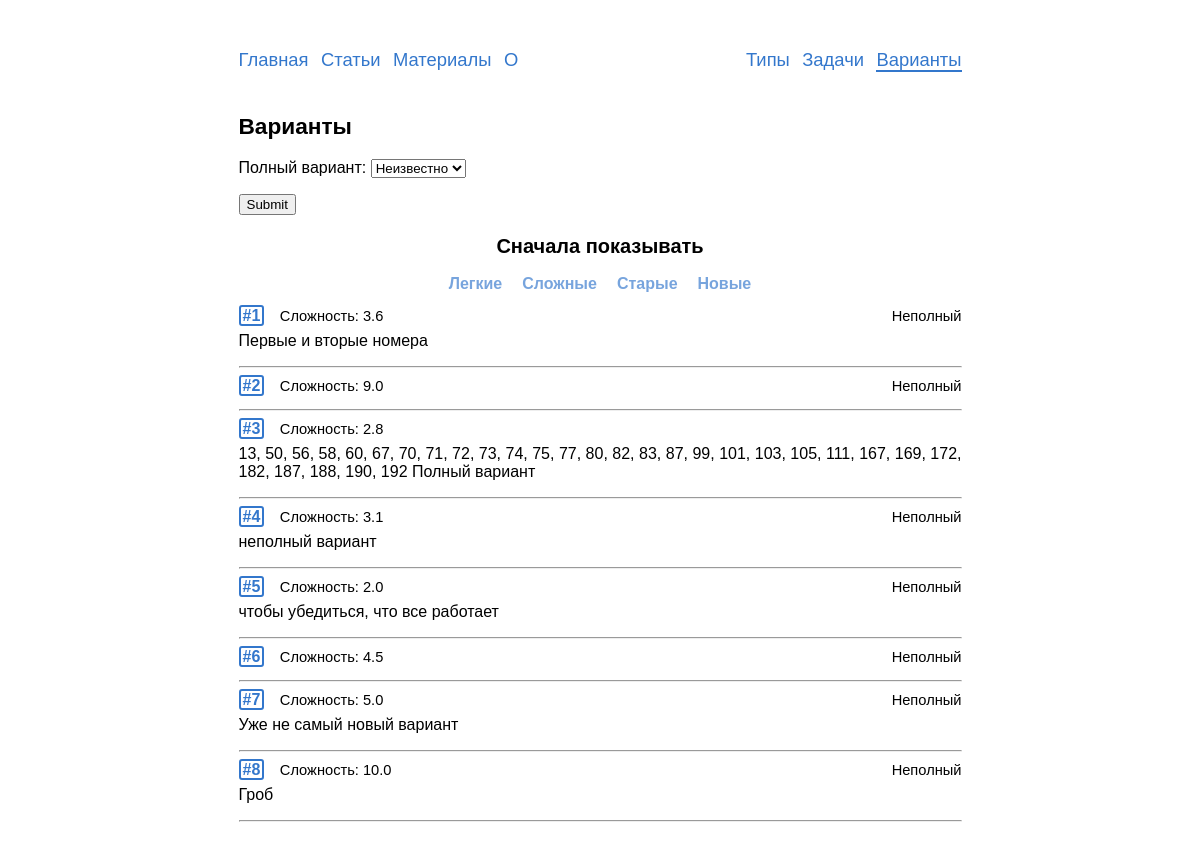
/variants/, run on an earlier commit of the app's database.
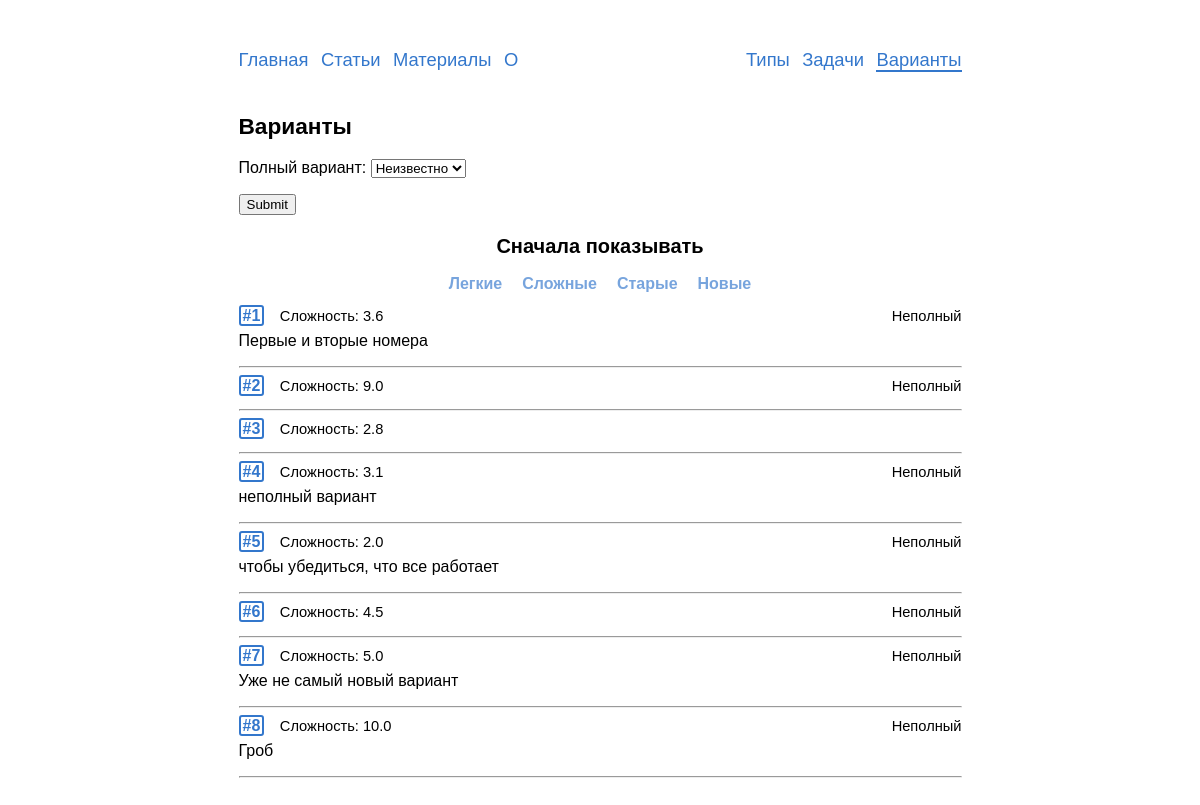
And on a later commit of the database.
### variants/models.py (models this page shows, shortened)
class Variant(models.Model):
    objects = VariantManager()
    problems = models.ManyToManyField(Problem,
                                      verbose_name='задачи')
    text = models.TextField('комментарии', blank=True, null=True)
    complexity = models.FloatField('сложность', blank=True, default=0)
    is_full = models.BooleanField('полный вариант', default=True)
    show_answers = models.BooleanField('показать решения', default=True)
    date = models.DateField('дата добавления', auto_now_add=True)
    answer_slug = models.SlugField('slug для получения ответов',
                                   max_length=4, unique=False,
                                   blank=True, default='foxy',
                                   validators=[validate_answer_slug])
    class Meta:
        verbose_name = 'вариант'
        verbose_name_plural = 'варианты'
        default_related_name = 'variants'
    def get_absolute_url(self):
        return reverse('variants:detail', kwargs={'pk': self.pk})

### variants/views.py (the view)
# urls.py: path('', views.VariantsView.as_view(), name='list'),
class VariantsView(ListView):
    model = Variant
    template_name = 'variants/variants_list.html'
    context_object_name = 'variants'
    filter = VariantFilter
    def get_queryset(self):
        queryset = Variant.objects.list()
        pars = self.request.GET
        if 'order_by' in pars.keys() and pars['order_by'] in ('complexity',
                                                              'id',
                                                              '-complexity',
                                                              '-id'):
            order_by = self.request.GET['order_by']
        else:
            order_by = 'id'
        self.filterset = self.filter(self.request.GET, queryset=queryset)
        return self.filterset.qs.order_by(order_by)
    def get_context_data(self, **kwargs):
        data = super().get_context_data(**kwargs)
        data['filter'] = VariantFilter(self.request.GET)
        data['title'] = 'Варианты'
        return data

### problems/templatetags/markdown_extras.py (called while the page is built)
@register.filter()
@stringfilter
def markdown(value):
    return md.markdown(value, extensions=['markdown.extensions.fenced_code',
                                          'footnotes'])

### problems/templatetags/save_parameters.py (called while the page is built)
@register.simple_tag(takes_context=True)
def param_save(context, **kwargs):
    answ = context['request'].GET.copy()
    for param, value in kwargs.items():
        answ[param] = value
    for param in [param for param, value in answ.items() if not value]:
        del answ[param]
    return answ.urlencode()

### variants/managers.py (called while the page is built)
    def list(self):
        return (
            self.get_queryset()
                .only('id', 'complexity', 'text', 'is_full')
        )

### templates/variants/variants_list.html
{% extends "base.html" %}
{% load markdown_extras %}
{% load save_parameters %}
{% load static %}
{% block content %}
  <h2>{{title}}</h2>
  <form method="get" class="no-print">
    {{ filter.form.as_p }}
    <input type="submit" />
  </form>
  <div class=center-flex><h3>Сначала показывать</h3></div>
  <div class="center-flex mb10 mt-5">
    <a class='var-sort{% if "=complexity" in request.get_full_path %} current {% endif %}' href="?{% param_save order_by="complexity" %}">Легкие</a>
    <a class='var-sort{% if "=-complexity" in request.get_full_path %} current {% endif %}' href="?{% param_save order_by="-complexity" %}">Сложные</a>
    <a class='var-sort{% if "=id" in request.get_full_path %} current {% endif %}' href="?{% param_save order_by="id" %}">Старые</a>
    <a class='var-sort{% if "=-id" in request.get_full_path %} current {% endif %}' href="?{% param_save order_by="-id" %}">Новые</a>
  </div>
  {% for variant in variants %}
    <div class="rel">
      <div class="var-id-in-list">
        <a href="{{variant.get_absolute_url}}"><b class='id-number'>#{{variant.id}}</b></a>
        <span class="compl">Сложность: {{variant.complexity}}</span>&nbsp;
        <span class="compl no-solution">{% if not variant.is_full %}Неполный{% endif %}</span>
      </div>
    <div>{{variant.text|markdown|safe}}</div>
    </div><hr>
    {% empty %}
    <p>Ничего не нашлось {{":("}}</p>
    <p>Попробуйте другой фильтр.</p>
  {% endfor %}
{% endblock %}

What changed in the data, as far as the page shows it:
changed Variant id 3: text "13, 50, 56, 58, 60, 67, 70, 71, 72, 73, 74, 75, 77, 80, 82, 83, 87, 99, 101, 103, 105, 111, 167, 169, 172, 182, 187, 188, 190, 192 Полный вариант" → (not shown)
